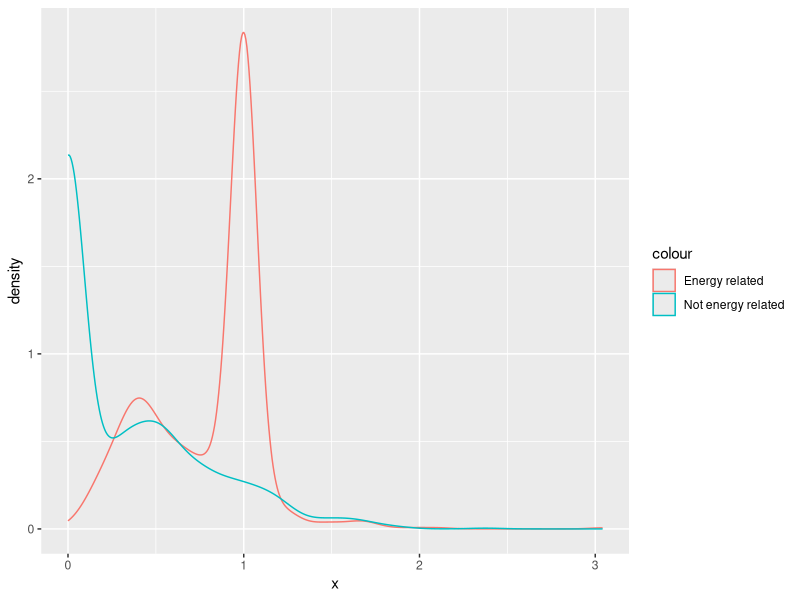
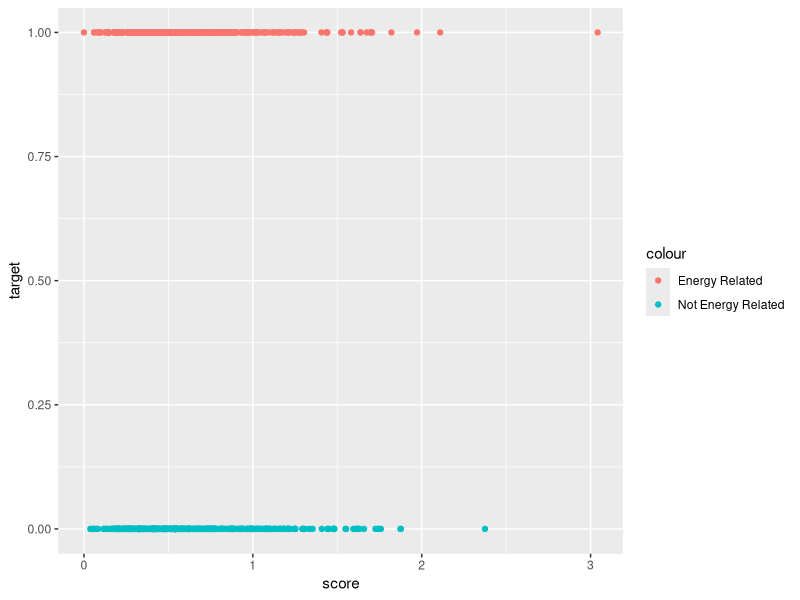
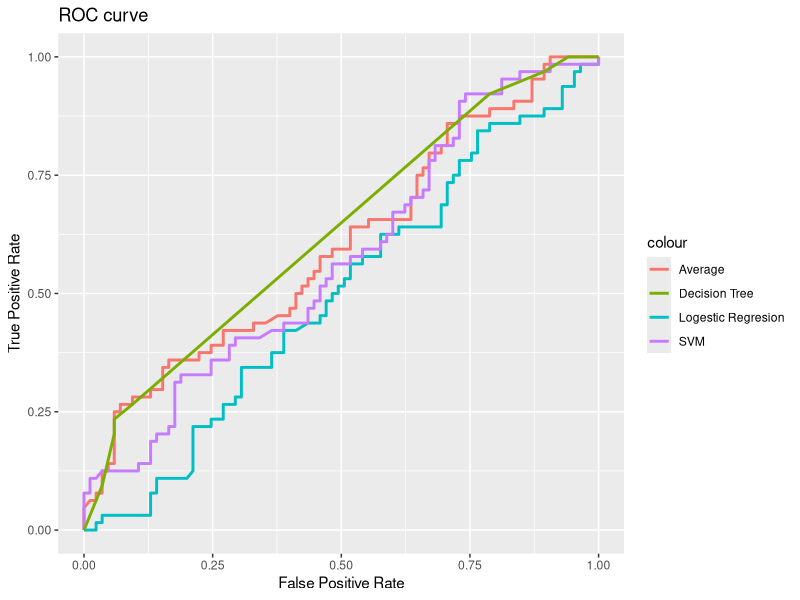
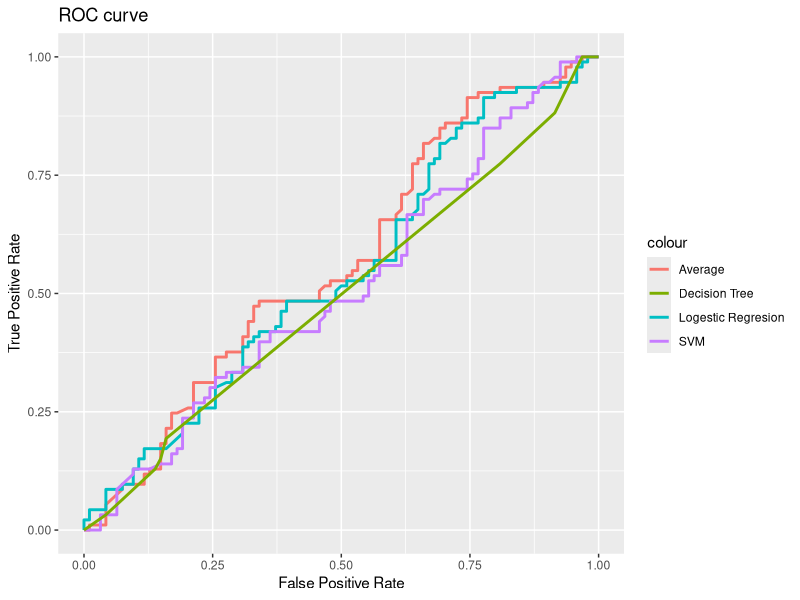

Source code (R) for these figures, in order:
## ---- chunk 1
knitr::opts_chunk$set(echo = TRUE)
library(randomForest)
library(e1071)
library(readr)
library(rpart)
library(ggplot2)
library(ROCR)
library(caret)
dt <- read_csv("./scores.csv", na = "NA")
## ---- chunk 2
energy.related.repos<-as.numeric(unlist(subset(dt,target==1,)))
not.energy.related.repos<-as.numeric(unlist(subset(dt,target==0,)))

 ggplot() + 
  geom_density(aes(x=x,colour="Energy related") , data=data.frame(x=energy.related.repos))+
  geom_density(aes(x=x, colour="Not energy related"), data=data.frame(x=not.energy.related.repos))

## ---- chunk 3
energy.related.repos<-subset(dt,target==1,)
not.energy.related.repos<-subset(dt,target==0,)
ggplot(NULL, aes(x=score, y=target)) +
  geom_point(data=energy.related.repos, aes(x=score, y=target,color="Energy Related"))+
  geom_point(data=not.energy.related.repos, aes(x=score, y=target,color="Not Energy Related"))
## ---- chunk 4

print(paste0("Total Number of Rows: ",nrow(dt)))
index<-sample(nrow(dt),round(nrow(dt)*0.8))
train<-dt[index,]
test<-dt[-index,]
cutoff<-0.47
## ---- chunk 5
rocCurve <-function(prediction,real){  
      res<-prediction(prediction, real, label.ordering = NULL)
      roc.perf = performance(res, measure = "tpr", x.measure = "fpr")
      data.frame(y=as.vector(unlist(roc.perf@y.values)),x=as.vector(unlist(roc.perf@x.values)))
  }
## ---- chunk 6
 AUC <-function(prediction,target){
      res<-prediction(prediction, target, label.ordering = NULL)
      auc.tmp <- performance(res,"auc"); 
      auc <- as.numeric(auc.tmp@y.values)
      auc
 }
## ---- chunk 7
logestic.regresion<-function(train,test,cutoff){
  model<-lm(target~score ,train)
  pre<-predict(model,test)
  pre
  # reg<-(pre>cutoff)
  #reg
}
## ---- chunk 8
decision.tree<-function(train,test,cutoff){
    fit <- rpart(target~score , method="class", data=train)
    tree<-predict(fit, test)
   # tree<-(tree[,2]>cutoff)
    tree[,2]
}
## ---- chunk 9
sVM<-function(train,test,cutoff){
   model <- svm(target ~ score , train)
   pre <- predict(model, test)
   svm<-(pre>cutoff)
   pre
}
## ---- chunk 10
# merger<-function(train,test,cutoff){
#   reg<-logestic.regresion(train,test,cutoff)
#   svm<-sVM(train,test,cutoff)
#   tree<-decision.tree(train,test,cutoff)
#   dt<-data.frame(regression=reg,tree=tree,SVM=svm )
#   dt["result"]<-rowSums(dt)
#   dt["result"]<-(dt["result"]>1)*1
#   dt["result"]
# }
# dt<-merger(train,test,cutoff)
# answer  <-(test[,3]>0)
# res<- data.frame(predicted=dt,answer=answer )


## ---- chunk 11
combiner<-function(train,test,cutoff){
  reg<-logestic.regresion(train,test,cutoff)
  svm<-sVM(train,test,cutoff)
  tree<-decision.tree(train,test,cutoff)
   avg<-(reg+svm+tree)/3
   avg
}

## ---- chunk 12
 train.subset<-train[1:round(nrow(train)/5),]
 avg.score<-combiner(train,train.subset,cutoff) 
 logestic.res<-logestic.regresion(train,train.subset,cutoff)
 svM.res    <-sVM(train,train.subset,cutoff)
 tree.res   <- decision.tree(train,train.subset,cutoff)

 ggplot(NULL,aes(x=x,y=y))+
  geom_line(data=rocCurve(avg.score,train.subset[,3]),size = 1,aes( color = "Average"))+
  geom_line(data=rocCurve(logestic.res,train.subset[,3]),size = 1,aes( color = "Logestic Regresion"))+
  geom_line(data=rocCurve(svM.res,train.subset[,3]),size = 1,aes( color = "SVM"))+
  geom_line(data=rocCurve(tree.res,train.subset[,3]),size = 1,aes( color = "Decision Tree"))+
  labs(title= "ROC curve", x = "False Positive Rate",y = "True Positive Rate")
## ---- chunk 13

print(paste0("AUC is Avg: ",AUC(avg.score,train.subset[,3])))
print(paste0("AUC is Logestic Regresion: ",AUC(logestic.res,train.subset[,3])))
print(paste0("AUC is SVM: ",AUC(svM.res,train.subset[,3])))
print(paste0("AUC is Decision Tree: ",AUC(tree.res,train.subset[,3])))

## ---- chunk 14
  avg.score<-combiner(train,test,cutoff) 
 logestic.res<-logestic.regresion(train,test,cutoff)
 svM.res    <-sVM(train,test,cutoff)
 tree.res   <- decision.tree(train,test,cutoff)
ggplot(NULL,aes(x=x,y=y))+
  geom_line(data=rocCurve(avg.score,test[,3]),size = 1,aes( color = "Average"))+
  geom_line(data=rocCurve(logestic.res,test[,3]),size = 1,aes( color = "Logestic Regresion"))+
  geom_line(data=rocCurve(svM.res,test[,3]),size = 1,aes( color = "SVM"))+
  geom_line(data=rocCurve(tree.res,test[,3]),size = 1,aes( color = "Decision Tree"))+
  labs(title= "ROC curve", x = "False Positive Rate",y = "True Positive Rate")
## ---- chunk 15

print(paste0("AUC is Avg: ",AUC(avg.score,test[,3])))
print(paste0("AUC is Logestic Regresion: ",AUC(logestic.res,test[,3])))
print(paste0("AUC is SVM: ",AUC(svM.res,test[,3])))
print(paste0("AUC is Decision Tree: ",AUC(tree.res,test[,3])))
